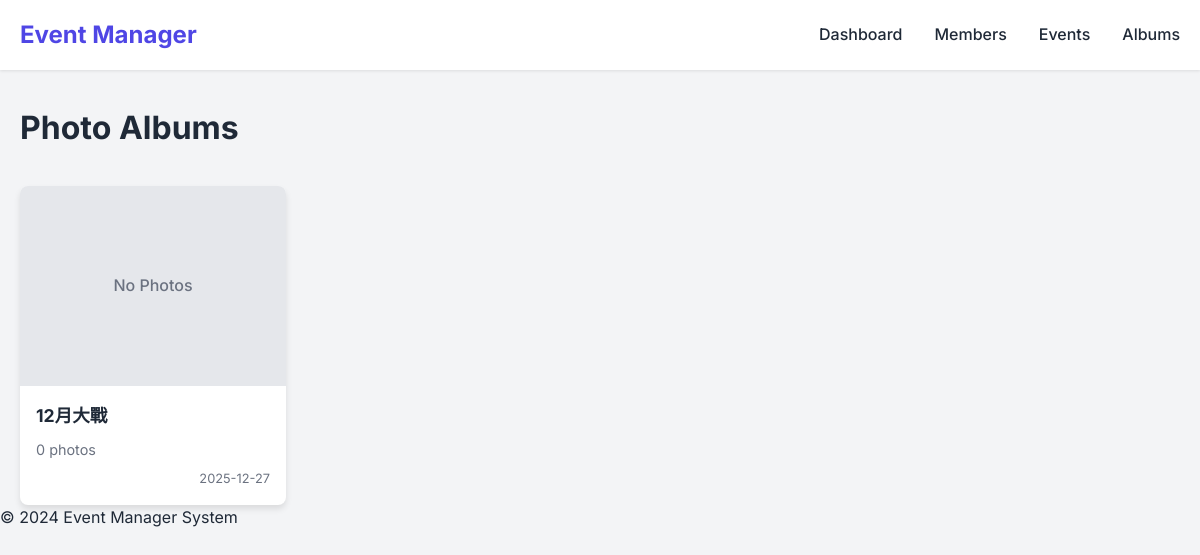
/albums, run on an earlier commit of the app's database.
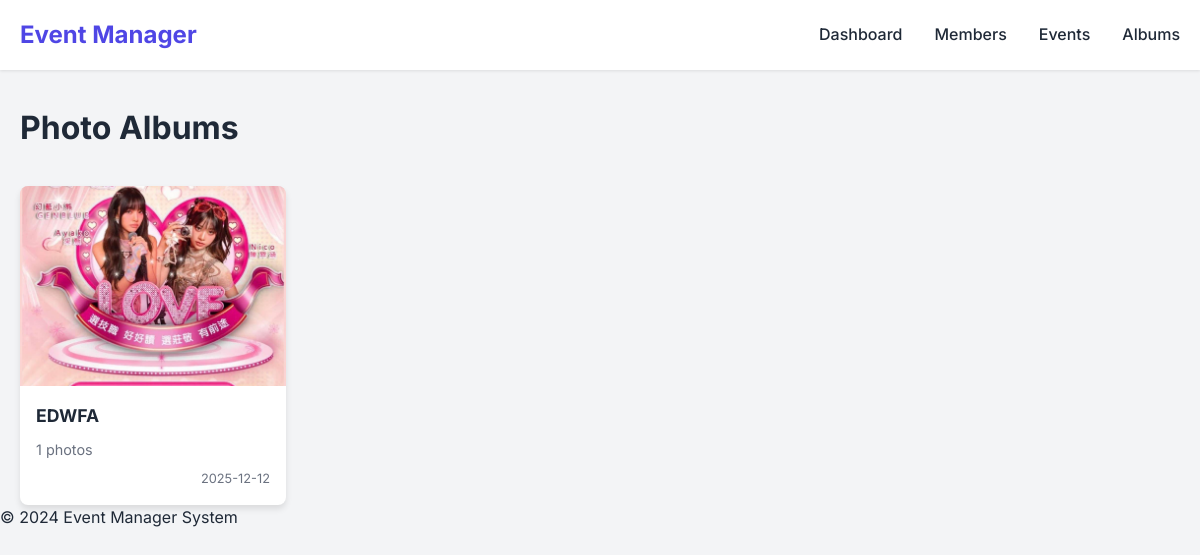
And on a later commit of the database.
### models.py (models this page shows, shortened)
class Event(db.Model):
    id = db.Column(db.Integer, primary_key=True)
    title = db.Column(db.String(200), nullable=False)
    description = db.Column(db.Text)
    date = db.Column(db.DateTime, nullable=False)
    created_at = db.Column(db.DateTime, default=datetime.utcnow)
    participants = db.relationship('Member', secondary=participation, back_populates='events')
    photos = db.relationship('Photo', backref='event', lazy=True)

class Photo(db.Model):
    id = db.Column(db.Integer, primary_key=True)
    filename = db.Column(db.String(255), nullable=False)
    event_id = db.Column(db.Integer, db.ForeignKey('event.id'), nullable=False)
    uploaded_at = db.Column(db.DateTime, default=datetime.utcnow)

### app.py (the view)
@app.route('/albums')
def albums():
    events_with_photos = Event.query.join(Photo).group_by(Event.id).all()
    all_events = Event.query.all()
    return render_template('albums.html', events=all_events)

### templates/albums.html
{% extends 'base.html' %}
{% block content %}
<div class="page-header">
    <h1>Photo Albums</h1>
</div>
<div class="albums-grid">
    {% for event in events %}
    <div class="album-card">
        <a href="{{ url_for('event_detail', event_id=event.id) }}" class="album-link">
            <div class="album-cover">
                {% if event.photos %}
                <img src="{{ url_for('static', filename='uploads/' + event.photos[0].filename) }}"
                    alt="{{ event.title }}">
                {% else %}
                <div class="album-placeholder">
                    <span>No Photos</span>
                </div>
                {% endif %}
            </div>
            <div class="album-info">
                <h3>{{ event.title }}</h3>
                <p>{{ event.photos|length }} photos</p>
                <span class="album-date">{{ event.date.strftime('%Y-%m-%d') }}</span>
            </div>
        </a>
    </div>
    {% else %}
    <div class="empty-state">
        <p>No events found.</p>
    </div>
    {% endfor %}
</div>
{% endblock %}

### templates/base.html (shortened to what this page needs)
<!DOCTYPE html>
<html lang="en">
<head>
    <link rel="stylesheet" href="{{ url_for('static', filename='css/style.css') }}">
</head>
<body>
    <nav class="navbar">
        <div class="container nav-container">
            <a href="{{ url_for('index') }}" class="logo">Event Manager</a>
            <ul class="nav-links">
                <li><a href="{{ url_for('index') }}">Dashboard</a></li>
                <li><a href="{{ url_for('members') }}">Members</a></li>
                <li><a href="{{ url_for('events') }}">Events</a></li>
                <li><a href="{{ url_for('albums') }}">Albums</a></li>
            </ul>
        </div>
    </nav>
    <div class="container main-content">
        {% block content %}{% endblock %}
    </div>
    <footer>
        <p>&copy; 2024 Event Manager System</p>
    </footer>
</body>
</html>

### static/css/style.css (style rules this page uses)
:root { --primary-color: #4f46e5; --primary-hover: #4338ca; --bg-color: #f3f4f6; --card-bg: #ffffff; --text-main: #1f2937; --text-muted: #6b7280; --border-color: #e5e7eb; --success-color: #10b981; --danger-color: #ef4444; }
* { box-sizing: border-box; margin: 0; padding: 0; }
body { font-family: 'Inter', sans-serif; background-color: var(--bg-color); color: var(--text-main); line-height: 1.6; }
.container { max-width: 1200px; margin: 0 auto; padding: 0 20px; }
.navbar { background-color: var(--card-bg); box-shadow: 0 1px 3px rgba(0, 0, 0, 0.1); padding: 1rem 0; margin-bottom: 2rem; }
.nav-container { display: flex; justify-content: space-between; align-items: center; }
.logo { font-size: 1.5rem; font-weight: 700; color: var(--primary-color); text-decoration: none; }
.nav-links { list-style: none; display: flex; gap: 2rem; }
.nav-links a { text-decoration: none; color: var(--text-main); font-weight: 500; transition: color 0.2s; }
.page-header { margin-bottom: 2rem; }
.albums-grid { display: grid; grid-template-columns: repeat(auto-fill, minmax(250px, 1fr)); gap: 2rem; }
.album-card { background: var(--card-bg); border-radius: 0.5rem; overflow: hidden; box-shadow: 0 4px 6px rgba(0, 0, 0, 0.1); transition: transform 0.2s; }
.album-link { text-decoration: none; color: inherit; display: block; }
.album-cover { height: 200px; background-color: #e5e7eb; display: flex; align-items: center; justify-content: center; overflow: hidden; }
.album-cover img { width: 100%; height: 100%; object-fit: cover; }
.album-info { padding: 1rem; }
.album-info h3 { margin-bottom: 0.5rem; font-size: 1.1rem; color: var(--text-main); }
.album-info p { color: var(--text-muted); font-size: 0.9rem; }
.album-date { display: block; margin-top: 0.5rem; font-size: 0.8rem; color: var(--text-muted); text-align: right; }

What changed in the data, as far as the page shows it:
removed Event: shows "No Photos", title "12月大戰", photos|length "0", date "2025-12-27"
added Event: filename (picture), title "EDWFA", photos|length "1", date "2025-12-12"
